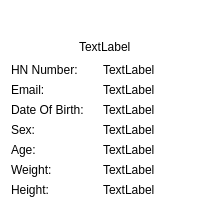
                         <widget class="QWidget" name="patient_info1_widget_2" native="true">
                          <property name="styleSheet">
                           <string notr="true">background-color: rgb(255, 255, 255);</string>
                          </property>
                          <layout class="QVBoxLayout" name="verticalLayout_45">
                           <item>
                            <layout class="QHBoxLayout" name="horizontalLayout_46">
                             <item>
                              <spacer name="horizontalSpacer_53">
                               <property name="orientation">
                                <enum>Qt::Horizontal</enum>
                               </property>
                               <property name="sizeHint" stdset="0">
                                <size>
                                 <width>68</width>
                                 <height>20</height>
                                </size>
                               </property>
                              </spacer>
                             </item>
                             <item>
                              <widget class="QLabel" name="med_record_photo">
                               <property name="text">
                                <string/>
                               </property>
                               <property name="pixmap">
                                <pixmap resource="images.qrc">:/static/icons8-user-48.png</pixmap>
                               </property>
                              </widget>
                             </item>
                             <item>
                              <spacer name="horizontalSpacer_54">
                               <property name="orientation">
                                <enum>Qt::Horizontal</enum>
                               </property>
                               <property name="sizeHint" stdset="0">
                                <size>
                                 <width>88</width>
                                 <height>20</height>
                                </size>
                               </property>
                              </spacer>
                             </item>
                            </layout>
                           </item>
                           <item>
                            <layout class="QHBoxLayout" name="horizontalLayout_47">
                             <item>
                              <spacer name="horizontalSpacer_55">
                               <property name="orientation">
                                <enum>Qt::Horizontal</enum>
                               </property>
                               <property name="sizeHint" stdset="0">
                                <size>
                                 <width>68</width>
                                 <height>20</height>
                                </size>
                               </property>
                              </spacer>
                             </item>
                             <item>
                              <widget class="QLabel" name="med_record_name">
                               <property name="text">
                                <string>TextLabel</string>
                               </property>
                              </widget>
                             </item>
                             <item>
                              <spacer name="horizontalSpacer_56">
                               <property name="orientation">
                                <enum>Qt::Horizontal</enum>
                               </property>
                               <property name="sizeHint" stdset="0">
                                <size>
                                 <width>40</width>
                                 <height>20</height>
                                </size>
                               </property>
                              </spacer>
                             </item>
                            </layout>
                           </item>
                           <item>
                            <layout class="QHBoxLayout" name="horizontalLayout_90">
                             <item>
                              <widget class="QLabel" name="label_52">
                               <property name="text">
                                <string>HN Number:</string>
                               </property>
                              </widget>
                             </item>
                             <item>
                              <widget class="QLabel" name="med_record_hn_no">
                               <property name="text">
                                <string>TextLabel</string>
                               </property>
                              </widget>
                             </item>
                            </layout>
                           </item>
                           <item>
                            <layout class="QHBoxLayout" name="horizontalLayout_162">
                             <item>
                              <widget class="QLabel" name="label_113">
                               <property name="text">
                                <string>Email:</string>
                               </property>
                              </widget>
                             </item>
                             <item>
                              <widget class="QLabel" name="patient_email_display_2">
                               <property name="text">
                                <string>TextLabel</string>
                               </property>
                              </widget>
                             </item>
                            </layout>
                           </item>
                           <item>
                            <layout class="QHBoxLayout" name="horizontalLayout_91">
                             <item>
                              <widget class="QLabel" name="label_27">
                               <property name="text">
                                <string>Date Of Birth:</string>
                               </property>
                              </widget>
                             </item>
                             <item>
                              <widget class="QLabel" name="med_record_dob">
                               <property name="text">
                                <string>TextLabel</string>
                               </property>
                              </widget>
                             </item>
                            </layout>
                           </item>
                           <item>
                            <layout class="QHBoxLayout" name="horizontalLayout_45">
                             <item>
                              <widget class="QLabel" name="label_28">
                               <property name="text">
                                <string>Sex:</string>
                               </property>
                              </widget>
                             </item>
                             <item>
                              <widget class="QLabel" name="med_record_sex">
                               <property name="text">
                                <string>TextLabel</string>
                               </property>
                              </widget>
                             </item>
                            </layout>
                           </item>
                           <item>
                            <layout class="QHBoxLayout" name="horizontalLayout_48">
                             <item>
                              <widget class="QLabel" name="label_29">
                               <property name="text">
                                <string>Age:</string>
                               </property>
                              </widget>
                             </item>
                             <item>
                              <widget class="QLabel" name="med_record_age">
                               <property name="text">
                                <string>TextLabel</string>
                               </property>
                              </widget>
                             </item>
                            </layout>
                           </item>
                           <item>
                            <layout class="QHBoxLayout" name="horizontalLayout_49">
                             <item>
                              <widget class="QLabel" name="label_30">
                               <property name="text">
                                <string>Weight:</string>
                               </property>
                              </widget>
                             </item>
                             <item>
                              <widget class="QLabel" name="med_record_weight">
                               <property name="text">
                                <string>TextLabel</string>
                               </property>
                              </widget>
                             </item>
                            </layout>
                           </item>
                           <item>
                            <layout class="QHBoxLayout" name="horizontalLayout_50">
                             <item>
                              <widget class="QLabel" name="label_31">
                               <property name="text">
                                <string>Height:</string>
                               </property>
                              </widget>
                             </item>
                             <item>
                              <widget class="QLabel" name="med_record_height">
                               <property name="text">
                                <string>TextLabel</string>
                               </property>
                              </widget>
                             </item>
                            </layout>
                           </item>
                          </layout>
                         </widget>
